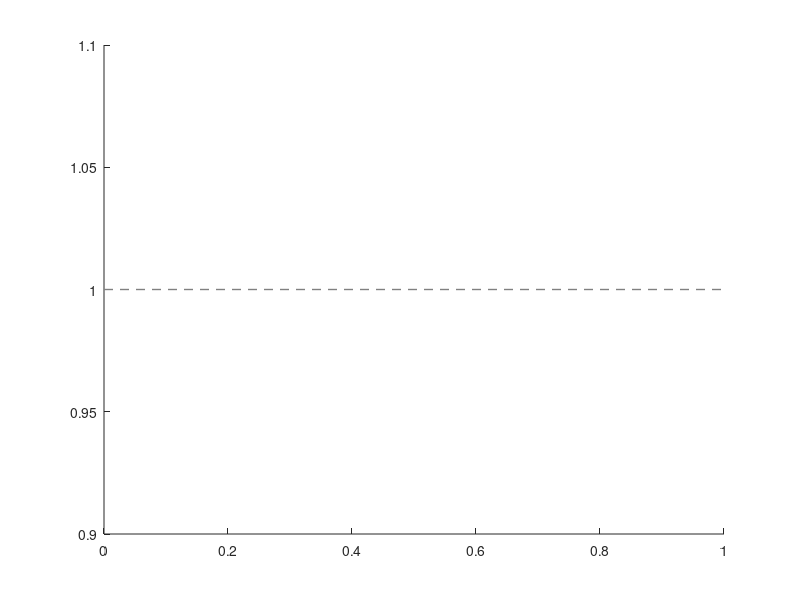

Here is the MATLAB script that generated this plot: (Note: this script raises an error after producing the figure.)
% Copyright (c) 2021 Francesca Scarabel
% This code is distributed under the MIT license, see LICENSE for 
% licensing information. 
% 
% If you use this code, please cite 
% Scarabel, Pellis, Ogden, Wu, 'A renewal equation model to assess roles and
% limitations of contact tracing for disease outbreak control',
% Royal Society Open Science, 2021.
% 
%% script tracing_window.m
% Computes R_{d,c} and related quantities varying epsilon_c and cmax.
% Uses the function linear_contact_tracing.m
% Fig 3 in the main text is obtained with R0 = 2.5 and delay_diagnosis = 0

clearvars
figure(3); clf
figure(4); clf

step = 0.05; % stepsize for numerical solution

% Epidemiological parameters

% Basic reproduction number
R0 = 2.5; % 1.5; % 2.5

% Distribution of incubation time: Gamma distribution (Overton et al, 2020)
mean_incubation = 4.84;
std_incubation = 2.79;

shape_incubation = (mean_incubation/std_incubation)^2;
scale_incubation = std_incubation^2/mean_incubation;

density_incubation_f = @(s) gampdf(s,shape_incubation,scale_incubation);
surv_symptoms_f = @(s) 1-integral(@(y) density_incubation_f(y),0,s);

% infectiousness profile: Gamma distribution (Ferretti et al, 2020)
bmax = 20; % maximal bound to infectiousness period

mean_beta = 5;
std_beta = 1.9;

shape_beta = (mean_beta/std_beta)^2;
scale_beta = std_beta^2/mean_beta;

beta_transm = @(x) R0*(x<=bmax).*gampdf(x,shape_beta,scale_beta);

% percentage symptomatic from He et al, 2020, Systematic review: 85%
epsilon_s = 0.85; % percentage of symptomatic individuals

% diagnosis parameters
dmax = 20;
delay_diagnosis = 0; % 2; % 0;
epsilon_d = 1; % fraction of symptomatic individuals diagnosed

density_diagnosis = @(x) epsilon_d*epsilon_s*(x<=dmax).*gampdf(x-delay_diagnosis,shape_incubation,scale_incubation);
surv_diagnosis_f = @(x) 1-integral(@(y) density_diagnosis(y),0,x);

%% Iterations to explore different combinations of parameters

legendname = {};
epsilon_c_vector = 0:0.1:1;
cmax_vector = 2:5;

Rct_matrix = zeros(length(epsilon_c_vector),length(cmax_vector));
rct_matrix = Rct_matrix;
Theta_d_matrix = Rct_matrix;
Thera_ct_matrix = Rct_matrix;

figure(3); hold on
plot([0 1],[1 1],'Color',[0.5 0.5 0.5],'LineStyle','--','LineWidth',1,'HandleVisibility','off'); % reference line R=1

colorcode = lines(length(cmax_vector));
opt_fsolve = optimoptions('fsolve','Display','none','MaxIter',100000);

Lx = length(cmax_vector);
Ly = length(epsilon_c_vector);
Theta_d = zeros(Ly,Lx);
Theta_ct = Theta_d;

for index_x = 1:Lx
for index_y = 1:Ly

    cmax = cmax_vector(index_x);
    epsilon_c = epsilon_c_vector(index_y);

    % Solution of the linear system
    nd = dmax/step;
    nc = cmax/step;
    nb = bmax/step;

    N = max([nb,nd,nc,nc+nb]);
    dgrid = step*(1:nd);
    bgrid = step*(1:nb);
    Ngrid = step*(1:N);

    % Initialization of known parameters (discretization of functions)
    beta_mat = zeros(N,1);
    h_d = zeros(N,1);
    surv_d = (1-epsilon_d*epsilon_s)*ones(N,1); % probability of not being diagnosed
    dens_d = zeros(N,1);

    for itau = 1:N
        tau = itau*step;
        beta_mat(itau) = beta_transm(tau);
    end

    dens_d(1) = density_diagnosis(step);
    surv_d(1) = surv_diagnosis_f(step);
    h_d(1) = -log(surv_d(1))/step;
    for itau = 2:(dmax/step)
        dens_d(itau) = density_diagnosis(step*itau);
        surv_d(itau) = surv_diagnosis_f(itau*step);
        h_d(itau) = - (log(surv_d(itau))-log(surv_d(itau-1)))/step;
    end
    surv_d(nd+1:end)=surv_d(nd);

    % calculation of reproduction number via quadrature formulas
    R0 = step*trapz(beta_mat);
    Rd = step*trapz(beta_mat.*surv_d);
    
    r0 = fsolve(@(x) 1- step*trapz(beta_mat.*exp(-x*step*(1:N)')), 0.1, opt_fsolve);
    rd = fsolve(@(x) 1- step*trapz(beta_mat.*surv_d.*exp(-x*step*(1:N)')), r0, opt_fsolve);
    
    % initialize probability of contact tracing
    x0 = zeros(N+1,1); % the last entry will represent the exponential growth rate
    x0(1:nc)=ones(1,nc);
    x0(end)=rd;
    
    % Solve system (3.2)-(3.3) in the main text
    Sol = fsolve(@(x) [x(1:N);1] - linear_contact_tracing(x(1:N),x(N+1),step,nc,nd,epsilon_c,beta_mat,h_d,surv_d), x0, opt_fsolve);
    h_ct = Sol(1:N);
    rct = Sol(N+1);

    % calculation of Rct, reproduction number with contact tracing
    Rct = 0;
    surv_ct = zeros(N,1);
    for itau = 1:N
        surv_ct(itau) = exp(-step*sum(h_ct(1:itau)));
        Rct = Rct + step*beta_mat(itau)*surv_d(itau)*surv_ct(itau);
    end
 
    Rct_matrix(index_y,index_x) = Rct;
    rct_matrix(index_y,index_x) = rct;

    % Prevented transmission
    Theta_d(index_y,index_x) = Rd/R0;
    Theta_ct(index_y,index_x) = Rct/R0;
    
    disp(['Iteration ',num2str(index_x),'-',num2str(index_y),...
    ' of ',num2str(Lx),'-',num2str(Ly)])

end

    % Plot of effective reproduction number as a function of epsilon_c
    figure(3); hold on
    plot(epsilon_c_vector,Rct_matrix(:,index_x),'LineWidth',2,'Color',colorcode(index_x,:))
    legendname{index_x} = [num2str(cmax),'d tracing'];
    
    % Plot of profile of h_ct for epsilon_c=1
    cdf_ct = 1-exp(-step*cumsum(h_ct)); % Cumulative distribution of contact trac
    pdf_ct = diff([0;cdf_ct])/step;
    cdf_diag = 1-exp(-step*cumsum(h_d)); % Cumulative distribution of contact trac
    cdf_diag_ct = 1-exp(-step*cumsum(h_d+h_ct)); % Cumulative distribution of contact trac
    pdf_diag_ct = diff([0;cdf_diag_ct])/step;
    
    figure(4); 
    subplot(2,2,1)
    hold on
    plot(step*(1:nc),h_ct(1:nc),'LineWidth',2,'Color',colorcode(index_x,:));
    plot(step*[nc,nc],[h_ct(nc),0],'LineWidth',2,'Color',colorcode(index_x,:),'HandleVisibility','off');
    axis([0 cmax 0 0.2])
    title('Tracing rate','Interpreter','latex')

    subplot(2,2,2)
    hold on
    plot(step*(1:nd),h_d(1:nd),'LineWidth',2,'Color',[0.5 0.5 0.5]);
    plot(step*[nd,nd],[h_d(nd),0],'LineWidth',2,'Color',[0.5 0.5 0.5],'HandleVisibility','off');
    plot(step*(1:nd),h_d(1:nd)+h_ct(1:nd),'LineWidth',2,'Color',colorcode(index_x,:));
    plot(step*[nd,nd],[h_d(nd)+h_ct(nd),0],'LineWidth',2,'Color',colorcode(index_x,:),'HandleVisibility','off');
    title('Detection rate','Interpreter','latex')

    subplot(2,2,3)
    hold on
    plot(step*(1:nc),cdf_ct(1:nc),'LineWidth',2,'Color',colorcode(index_x,:));
    plot(step*[nc,N],[cdf_ct(nc),cdf_ct(N)],'LineWidth',2,'Color',colorcode(index_x,:),'HandleVisibility','off');
    axis([0 cmax 0 0.5])
    title('Tracing cdf','Interpreter','latex')
    xlabel('age since infection','Interpreter','latex');

    subplot(2,2,4); 
    hold on
    if index_x==1
        plot(step*(1:nd),cdf_diag(1:nd),'LineWidth',2,'Color',[0.5 0.5 0.5]);
    end
    plot(step*(1:nd),cdf_diag_ct(1:nd),'LineWidth',2,'Color',colorcode(index_x,:));
    title('Detection cdf','Interpreter','latex')
    xlabel('age since infection','Interpreter','latex');

end

%%
figure(3)
legend(legendname)
xlabel('tracing coverage','Interpreter','latex');
ylabel('$R_{d,c}$','Interpreter','latex');
title('Effect of the tracing coverage on $R_{d,c}$','Interpreter','latex');
set(gca,'fontsize',14)

figure(4)
legenddiag{1} = 'no tracing';
for jj=1:4
    legenddiag{jj+1} = legendname{jj};
end
subplot(2,2,4)
legend(legenddiag,'Location','SouthEast')
set(gca,'fontsize',14)


%% Contour plots

[XX,YY]=meshgrid(cmax_vector,epsilon_c_vector);

figure(30); clf;
contour(XX,YY,Rct_matrix,0.2:0.1:2,'ShowText','on','LineWidth',2); hold on
xlabel('tracing window','Interpreter','latex');
ylabel('tracing coverage','Interpreter','latex');
title('Effective reproduction number','Interpreter','latex');
set(gca,'fontsize',14)

figure(31); clf
contour(XX,YY,rct_matrix,-0.5:0.02:0.5,'ShowText','on','LineWidth',2); hold on
xlabel('tracing window','Interpreter','latex');
ylabel('tracing coverage','Interpreter','latex');
title('Growth rate','Interpreter','latex');
set(gca,'fontsize',14)

figure(32); clf
[C,h] = contour(XX,YY,rct_matrix,[-0.5:0.02:0.5],'LineWidth',2); hold on
% % Uncomment the following for manual labelling:
% hcl = clabel(C,h,'manual','FontSize',12,'Color','k');
% for i = 1:length(hcl)
%     oldLabelText = get(hcl(i), 'String');
%     doubl_time = round(log(2)./str2double(oldLabelText));
%     newLabelText = num2str(doubl_time);
%     set(hcl(i), 'String', newLabelText);
% end
xlabel('tracing window','Interpreter','latex');
ylabel('tracing coverage','Interpreter','latex');
title('Doubling time','Interpreter','latex');
set(gca,'fontsize',14)

figure(33); clf
[C,h] = contour(XX,YY,Theta_d-Theta_ct,'LineWidth',2); hold on
% % Uncomment the following for manual labelling:
% hcl = clabel(C,h,'manual','FontSize',12,'Color','k');
% for i = 1:length(hcl)
%     oldLabelText = get(hcl(i), 'String');
%     percentage = str2double(oldLabelText)*100;
%     newLabelText = [num2str(percentage) ' %'];
%     set(hcl(i), 'String', newLabelText);
% end
xlabel('tracing window','Interpreter','latex');
ylabel('tracing coverage','Interpreter','latex');
title('Transmission prevented by contact tracing only','Interpreter','latex');
set(gca,'fontsize',14)
